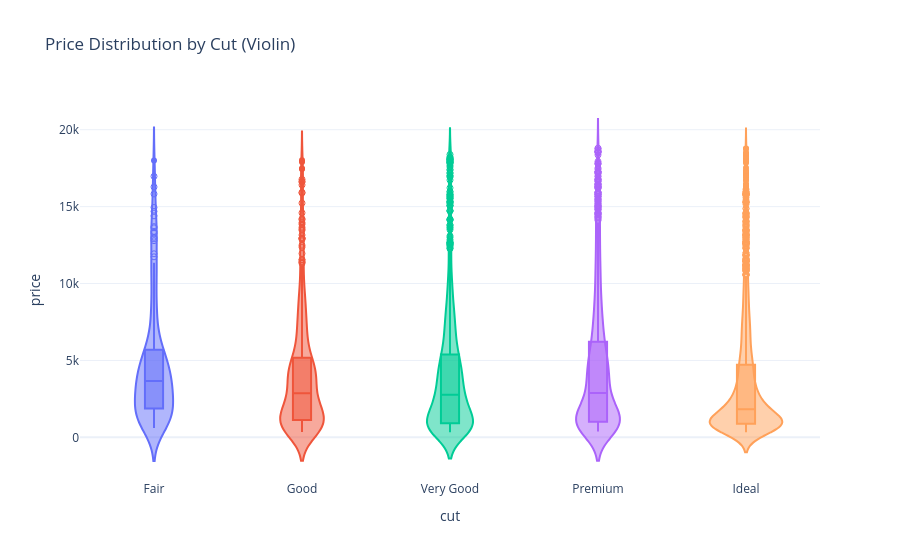

The notebook cell this image was saved under:
### Code cell
# ── Plotly Violin Plot ────────────────────────────────────────────────────
fig = px.violin(
    px_df,
    x='cut',
    y='price',
    color='cut',
    box=True,                  # embed a box plot inside each violin
    points='suspectedoutliers',
    category_orders={'cut': cut_order},
    title='Price Distribution by Cut (Violin)',
    template='plotly_white'
)
fig.update_layout(showlegend=False)
fig.show()

### Figure 1 — Plotly figure (JSON) as saved in the notebook; plotly's stock layout.template omitted (floating-point values rounded to 4 significant figures; data arrays with more than 128 entries replaced by an {"elided": "..."} marker saying what was removed)
{"data": [{"alignmentgroup": "True", "box": {"visible": true}, "hovertemplate": "cut=%{x}<br>price=%{y}<extra></extra>", "legendgroup": "Fair", "marker": {"color": "#636efa"}, "name": "Fair", "offsetgroup": "Fair", "orientation": "v", "points": "suspectedoutliers", "scalegroup": "True", "showlegend": true, "type": "violin", "x": {"elided": "168 str values"}, "x0": " ", "xaxis": "x", "y": {"elided": "168 int values"}, "y0": " ", "yaxis": "y"}, {"alignmentgroup": "True", "box": {"visible": true}, "hovertemplate": "cut=%{x}<br>price=%{y}<extra></extra>", "legendgroup": "Good", "marker": {"color": "#EF553B"}, "name": "Good", "offsetgroup": "Good", "orientation": "v", "points": "suspectedoutliers", "scalegroup": "True", "showlegend": true, "type": "violin", "x": {"elided": "457 str values"}, "x0": " ", "xaxis": "x", "y": {"elided": "457 int values"}, "y0": " ", "yaxis": "y"}, {"alignmentgroup": "True", "box": {"visible": true}, "hovertemplate": "cut=%{x}<br>price=%{y}<extra></extra>", "legendgroup": "Very Good", "marker": {"color": "#00cc96"}, "name": "Very Good", "offsetgroup": "Very Good", "orientation": "v", "points": "suspectedoutliers", "scalegroup": "True", "showlegend": true, "type": "violin", "x": {"elided": "1195 str values"}, "x0": " ", "xaxis": "x", "y": {"elided": "1195 int values"}, "y0": " ", "yaxis": "y"}, {"alignmentgroup": "True", "box": {"visible": true}, "hovertemplate": "cut=%{x}<br>price=%{y}<extra></extra>", "legendgroup": "Premium", "marker": {"color": "#ab63fa"}, "name": "Premium", "offsetgroup": "Premium", "orientation": "v", "points": "suspectedoutliers", "scalegroup": "True", "showlegend": true, "type": "violin", "x": {"elided": "1447 str values"}, "x0": " ", "xaxis": "x", "y": {"elided": "1447 int values"}, "y0": " ", "yaxis": "y"}, {"alignmentgroup": "True", "box": {"visible": true}, "hovertemplate": "cut=%{x}<br>price=%{y}<extra></extra>", "legendgroup": "Ideal", "marker": {"color": "#FFA15A"}, "name": "Ideal", "offsetgroup": "Ideal", "orientation": "v", "points": "suspectedoutliers", "scalegroup": "True", "showlegend": true, "type": "violin", "x": {"elided": "2127 str values"}, "x0": " ", "xaxis": "x", "y": {"elided": "2127 int values"}, "y0": " ", "yaxis": "y"}], "layout": {"legend": {"title": {"text": "cut"}, "tracegroupgap": 0}, "showlegend": false, "title": {"text": "Price Distribution by Cut (Violin)"}, "violinmode": "overlay", "xaxis": {"anchor": "y", "categoryarray": ["Fair", "Good", "Very Good", "Premium", "Ideal"], "categoryorder": "array", "domain": [0, 1], "title": {"text": "cut"}}, "yaxis": {"anchor": "x", "domain": [0, 1], "title": {"text": "price"}}}}
